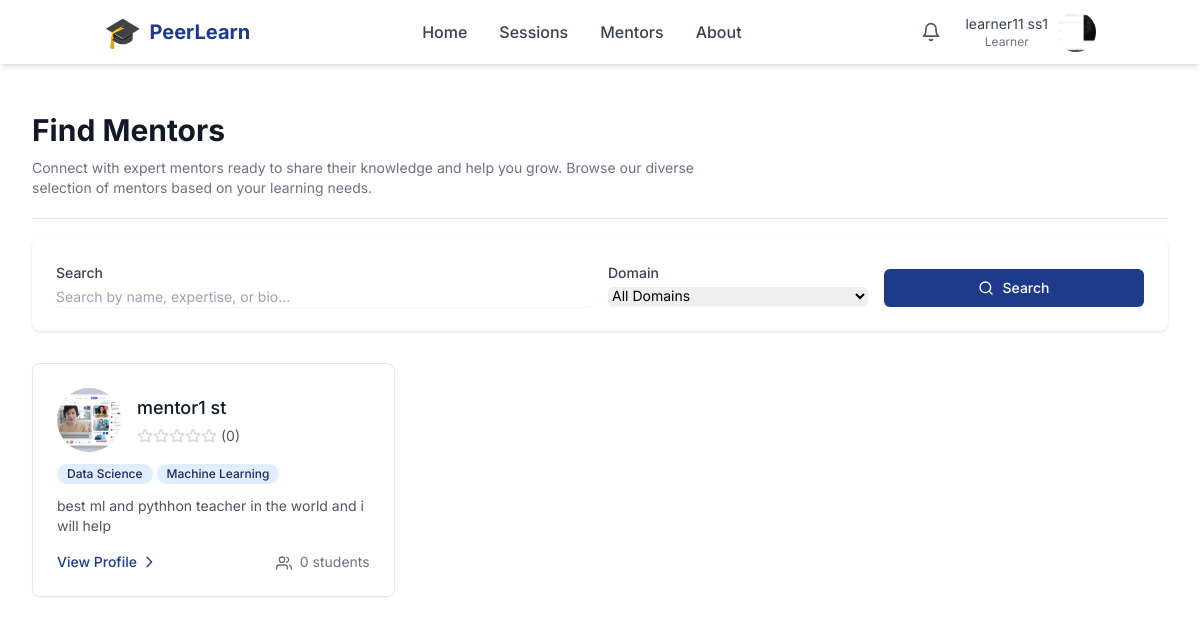
The page /users/mentors/ (signed in) on the database its author committed.
### apps/users/models.py (models this page shows, shortened)
class CustomUser(AbstractUser):
    LEARNER = 'learner'
    MENTOR = 'mentor'
    ADMIN = 'admin'
    ROLE_CHOICES = [
        (LEARNER, _('Learner')),
        (MENTOR, _('Mentor')),
        (ADMIN, _('Admin')),
    ]
    role = models.CharField(
        max_length=10,
        choices=ROLE_CHOICES,
        default=LEARNER,
        help_text=_('Designates the role of this user in the platform.')
    )
    profile_picture = models.ImageField(
        upload_to='profile_pictures/',
        blank=True,
        null=True
    )
    bio = models.TextField(
        blank=True,
        null=True,
        help_text=_('A brief description about the user.')
    )
    interests = models.JSONField(
        blank=True,
        null=True,
        help_text=_('Topics that the learner is interested in.')
    )
    career_goal = models.CharField(
        max_length=255,
        blank=True,
        null=True,
        help_text=_('Career goal of the learner.')
    )
    expertise = models.JSONField(
        blank=True,
        null=True,
        help_text=_('Areas of expertise for the mentor.')
    )
    skills = models.JSONField(
        blank=True,
        null=True,
        help_text=_('Skills that the mentor possesses.')
    )
    intro_video = models.URLField(
        blank=True,
        null=True,
        help_text=_('URL to an introduction video for the mentor.')
    )
    phone_number = models.CharField(
        max_length=15,
        blank=True,
        null=True,
        help_text=_('Contact phone number.')
    )
    date_updated = models.DateTimeField(
        auto_now=True,
        help_text=_('Date and time when the user profile was last updated.')
    )
    class Meta:
        verbose_name = _('User')
        verbose_name_plural = _('Users')
    @property
    def is_learner(self):
        return self.role == self.LEARNER
    @property
    def is_mentor(self):
        return self.role == self.MENTOR
    def get_dashboard_url(self):
        if self.is_learner:
            return '/users/dashboard/learner/'
        elif self.is_mentor:
            return '/users/dashboard/mentor/'
        elif self.is_admin_user:
            return '/admin/'
        return '/'
    _rating_average = models.FloatField(default=0, db_column='rating_average')
    _rating_count = models.IntegerField(default=0, db_column='rating_count')
    @property
    def rating_average(self):
        """Calculate the average rating for this user."""
        if not self.is_mentor:
            return 0
        if hasattr(self, 'avg_rating') and self.avg_rating is not None:
            return self.avg_rating
        if self._rating_average > 0:
            return self._rating_average
        ratings = self.ratings_received.all()
        if not ratings.exists():
            return 0
        total_rating = sum(r.rating for r in ratings)
        avg_rating = int(total_rating / ratings.count())
        self._rating_average = avg_rating
        self.save(update_fields=['_rating_average'])
        return avg_rating
    @rating_average.setter
    def rating_average(self, value):
        """Setter for rating_average."""
        self._rating_average = value
    @property
    def rating_count(self):
        if not self.is_mentor:
            return 0
        if hasattr(self, 'rating_count_annotated') and self.rating_count_annotated is not None:
            return self.rating_count_annotated
        if self._rating_count > 0:
            return self._rating_count
        count = self.ratings_received.count()
        self._rating_count = count
        self.save(update_fields=['_rating_count'])
        return count
    @rating_count.setter
    def rating_count(self, value):
        """Setter for rating_count."""
        self._rating_count = value

### apps/users/views.py (the view)
# urls.py: path('mentors/', views.MentorListView.as_view(), name='mentor_list'),
@method_decorator(login_required, name='dispatch')
class MentorListView(ListView):
    model = CustomUser
    template_name = 'mentors/list.html'
    context_object_name = 'mentors'
    def get_queryset(self):
        return CustomUser.objects.filter(role=CustomUser.MENTOR)

### apps/core/templatetags/custom_filters.py (called while the page is built)
@register.filter
def strip(value):
    if isinstance(value, str):
        return value.strip()
    return value

### templates/mentors/list.html (shortened to what this page needs)
{% extends request.is_dashboard|yesno:"dashboard_base.html,base.html" %}
{% load static %}
{% load custom_filters %}
{% block content %}
<div class="bg-white min-h-screen">
    <div class="max-w-7xl mx-auto py-6 sm:px-6 lg:px-8">
        <div class="px-4 py-6 sm:px-0">
            <div class="border-b border-gray-200 pb-5 mb-5">
                <h1 class="text-3xl font-bold leading-tight text-gray-900">Find Mentors</h1>
                <p class="max-w-2xl text-sm text-gray-500 mt-2">
                    Connect with expert mentors ready to share their knowledge and help you grow. Browse our diverse selection of mentors based on your learning needs.
                </p>
            </div>
            <div class="bg-white shadow rounded-lg p-6 mb-8">
                <form method="get" action="{% url 'users:mentor_list' %}">
                    <div class="grid grid-cols-1 md:grid-cols-4 gap-4">
                        <div class="md:col-span-2">
                            <label for="query" class="block text-sm font-medium text-gray-700 mb-1">Search</label>
                            <input type="text" name="query" id="query" value="{{ request.GET.query|default:'' }}"
                                   class="shadow-sm focus:ring-primary-500 focus:border-primary-500 block w-full sm:text-sm border-gray-300 rounded-md"
                                   placeholder="Search by name, expertise, or bio...">
                        </div>
                        <div>
                            <label for="expertise" class="block text-sm font-medium text-gray-700 mb-1">Domain</label>
                            <select id="expertise" name="expertise" class="shadow-sm focus:ring-primary-500 focus:border-primary-500 block w-full sm:text-sm border-gray-300 rounded-md">
                                <option value="">All Domains</option>
                            </select>
                        </div>
                        <div class="flex items-end">
                            <button type="submit" class="inline-flex items-center px-4 py-2 border border-transparent text-sm font-medium rounded-md shadow-sm text-white bg-primary-600 hover:bg-primary-700 focus:outline-none focus:ring-2 focus:ring-offset-2 focus:ring-primary-500 w-full justify-center">
                                <i data-feather="search" class="h-4 w-4 mr-2"></i>
                                Search
                            </button>
                        </div>
                    </div>
                </form>
            </div>
            {% if mentors %}
                <div class="grid grid-cols-1 md:grid-cols-2 lg:grid-cols-3 gap-6">
                    {% for mentor in mentors %}
                        <div class="bg-white rounded-lg border border-gray-200 shadow-sm hover:shadow-md transition-shadow duration-300 overflow-hidden">
                            <div class="p-6">
                                <div class="flex items-center">
                                    <div class="flex-shrink-0 h-16 w-16 rounded-full overflow-hidden mr-4 bg-primary-100">
                                        {% if mentor.profile_picture %}
                                            <img src="{{ mentor.profile_picture.url }}" alt="{{ mentor.get_full_name }}" class="h-full w-full object-cover">
                                        {% else %}
                                            <div class="h-full w-full flex items-center justify-center text-primary-600">
                                                <i data-feather="user" class="h-8 w-8"></i>
                                            </div>
                                        {% endif %}
                                    </div>
                                    <div>
                                        <h3 class="text-lg font-medium text-gray-900">{{ mentor.get_full_name }}</h3>
                                        <div class="flex items-center mt-1">
                                            <div class="flex text-yellow-400">
                                                {% if mentor.avg_rating %}
                                                    {% with ''|center:mentor.avg_rating|floatformat:"0"|make_list as stars %}
                                                        {% for _ in stars %}
                                                            <i data-feather="star" class="w-4 h-4 fill-current"></i>
                                                        {% endfor %}
                                                    {% endwith %}
                                                    {% with ''|center:5|make_list as empty_stars %}
                                                        {% for _ in empty_stars|slice:mentor.avg_rating|floatformat:"0" %}
                                                            <i data-feather="star" class="w-4 h-4 text-gray-300"></i>
                                                        {% endfor %}
                                                    {% endwith %}
                                                {% else %}
                                                    {% with ''|center:5|make_list as empty_stars %}
                                                        {% for _ in empty_stars %}
                                                            <i data-feather="star" class="w-4 h-4 text-gray-300"></i>
                                                        {% endfor %}
                                                    {% endwith %}
                                                {% endif %}
                                            </div>
                                            <span class="ml-1 text-sm text-gray-600">({{ mentor.rating_count|default:"0" }})</span>
                                        </div>
                                    </div>
                                </div>
                                <div class="mt-3 flex flex-wrap gap-1">
                                    {% if mentor.expertise %}
                                        {% for domain in mentor.expertise %}
                                            <span class="inline-flex items-center px-2.5 py-0.5 rounded-full text-xs font-medium bg-primary-100 text-primary-800">
                                                {{ domain|strip }}
                                            </span>
                                        {% endfor %}
                                    {% endif %}
                                </div>
                                <div class="mt-3">
                                    <p class="text-sm text-gray-600 line-clamp-3">{{ mentor.bio|default:"No bio available" }}</p>
                                </div>
                                <div class="mt-4 flex justify-between items-center">
                                    <a href="{% url 'users:mentor_detail' mentor.id %}" class="inline-flex items-center text-sm font-medium text-primary-600 hover:text-primary-800">
                                        View Profile
                                        <svg xmlns="http://www.w3.org/2000/svg" class="ml-1 h-4 w-4" fill="none" viewBox="0 0 24 24" stroke="currentColor">
                                            <path stroke-linecap="round" stroke-linejoin="round" stroke-width="2" d="M9 5l7 7-7 7" />
                                        </svg>
                                    </a>
                                    <div class="text-sm text-gray-500">
                                        <i data-feather="users" class="inline-block h-4 w-4 mr-1"></i>
                                        {{ mentor.students_taught|default:"0" }} students
                                    </div>
                                </div>
                            </div>
                        </div>
                    {% endfor %}
                </div>
            {% endif %}
        </div>
    </div>
</div>
{% endblock %}

### templates/base.html (shortened to what this page needs)
{% load static %}
<!DOCTYPE html>
<html lang="en">
<head>
    <script src="https://cdn.tailwindcss.com"></script>
</head>
<body class="min-h-screen flex flex-col bg-gray-50">
    {% include 'includes/header.html' %}
    <main class="flex-grow">
        {% block content %}{% endblock %}
    </main>
</body>
</html>

### templates/includes/header.html (shortened to what this page needs)
<header class="bg-white shadow-md sticky top-0 z-30" x-data="{ mobileMenuOpen: false, profileMenuOpen: false, notificationsOpen: false }">
    <div class="container mx-auto px-4 py-3">
        <div class="flex items-center justify-between">
            <div class="flex-shrink-0">
                <a href="{% url 'home' %}" class="flex items-center space-x-2">
                    <span class="text-3xl">🎓</span>
                    <span class="text-xl font-bold text-primary-600 hidden sm:inline-block">PeerLearn</span>
                </a>
            </div>
            <nav class="hidden md:flex items-center space-x-8">
                <a href="{% url 'home' %}" class="text-gray-700 hover:text-primary-600 font-medium transition-colors">Home</a>
                <a href="{% url 'sessions:list' %}" class="text-gray-700 hover:text-primary-600 font-medium transition-colors">Sessions</a>
                <a href="{% url 'users:mentor_list' %}" class="text-gray-700 hover:text-primary-600 font-medium transition-colors">Mentors</a>
                <a href="#" class="text-gray-700 hover:text-primary-600 font-medium transition-colors">About</a>
            </nav>
            <div class="flex items-center space-x-4">
                {% if user.is_authenticated %}
                    <div class="relative" x-data="{ notificationCount: 0 }" x-init="initNotifications()">
                        <button
                            @click="notificationsOpen = !notificationsOpen"
                            class="p-2 text-gray-600 hover:text-primary-600 hover:bg-gray-100 rounded-full relative focus:outline-none"
                            aria-label="View notifications"
                        >
                            <i data-feather="bell" class="w-5 h-5"></i>
                        </button>
                    </div>
                    <div class="relative">
                        <button
                            @click="profileMenuOpen = !profileMenuOpen"
                            class="flex items-center space-x-2 focus:outline-none"
                            aria-label="Open user menu"
                        >
                            <span class="hidden sm:block">
                                <div class="text-sm text-gray-700">{{ user.get_full_name|default:user.username }}</div>
                                <div class="text-xs text-gray-500">{{ user.get_role_display }}</div>
                            </span>
                            <div class="h-10 w-10 rounded-full bg-primary-600 text-white flex items-center justify-center overflow-hidden">
                                {% if user.profile_picture %}
                                    <img src="{{ user.profile_picture.url }}" alt="Profile" class="h-full w-full object-cover">
                                {% else %}
                                    {{ user.username|first|upper }}
                                {% endif %}
                            </div>
                        </button>
                    </div>
                {% else %}
                    <a href="{% url 'users:login' %}" class="text-primary-600 hover:text-primary-800 font-medium">Login</a>
                    <a href="{% url 'users:auth_selector' %}" class="bg-primary-600 text-white hover:bg-primary-700 px-4 py-2 rounded-lg font-medium transition-colors">
                        Sign Up
                    </a>
                {% endif %}
            </div>
        </div>
    </div>
</header>

### templates/base.html (style rules this page uses)
html { scroll-behavior: smooth; }
body { font-family: 'Inter', sans-serif; }

### rows shown on the page
CustomUser: get_full_name "learner11 ss1", role "Learner", profile_picture (picture)
CustomUser: profile_picture (picture), get_full_name "mentor1 st", rating_count "0", expertise "Data Science" "Machine Learning", bio "best ml and pythhon teacher in the world and i will help", students_taught "0"
